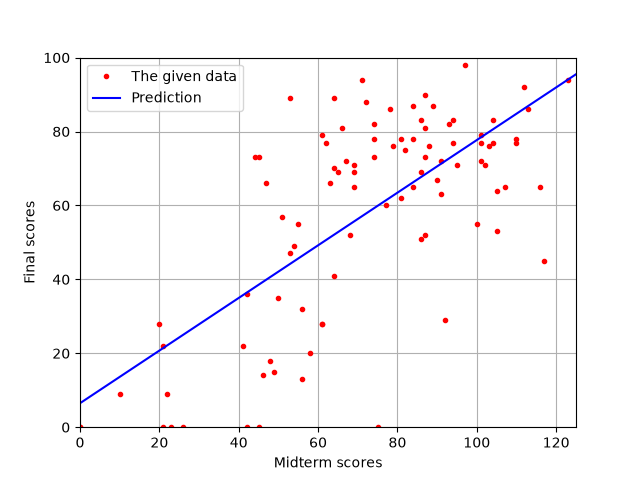

Reproduce this figure in Python.
import numpy as np
import matplotlib.pyplot as plt

midterm_range = np.array([0, 125])
final_range = np.array([0, 100])

# Load score data
class_kr = np.loadtxt('data/class_score_kr.csv', delimiter=',')
class_en = np.loadtxt('data/class_score_en.csv', delimiter=',')
data = np.vstack((class_kr, class_en))

# Estimate a line: final = slope * midterm + y_intercept
mid = data[:, 0]
fin = data[:, 1]
A = np.vstack((mid, np.ones(mid.shape))).T
line = np.linalg.pinv(A) @ fin

# Predict scores
final = lambda midterm: line[0] * midterm + line[1]
while True:
    try:
        given = input('Q) Please input your midterm score (Enter or -1: exit)? ')
        if given == '' or float(given) < 0:
            break
        expected = final(float(given))
        if expected > 100:
            expected = 100
        print(f'A) Your final score is expected to be {expected:.3f}.')
    except Exception as ex:
        print(f'Cannot answer the question. (message: {ex})')
        break

# Plot scores and the estimated line
plt.figure()
plt.plot(data[:,0], data[:,1], 'r.', label='The given data')
plt.plot(midterm_range, final(midterm_range), 'b-', label='Prediction')
plt.xlabel('Midterm scores')
plt.ylabel('Final scores')
plt.xlim(midterm_range)
plt.ylim(final_range)
plt.grid()
plt.legend()
plt.show()
